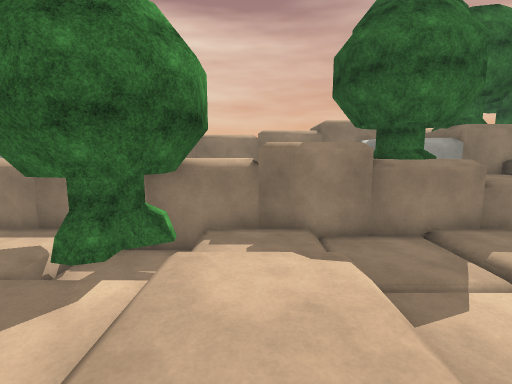
[1] (above)

16 first-person views from a walk through a scene from a Unity 3-D project. The camera is 1.4 m above the floor, tilts 8° down and sees 85° across. The floor is counted in squares, 1 m on a side. Each view is taken from the middle of a square. On the plan, view 1 faces up. The plan holds only what a view shows up to about 14 squares ahead; the rest is blank. The place goes on beyond the plan. Some animated figures are left out. Surface patterns are stand-ins for the level's own textures.

[2]
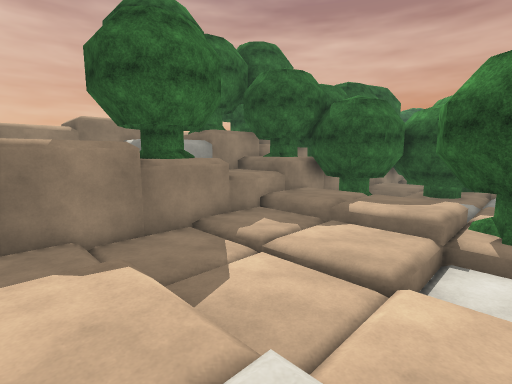

[3]
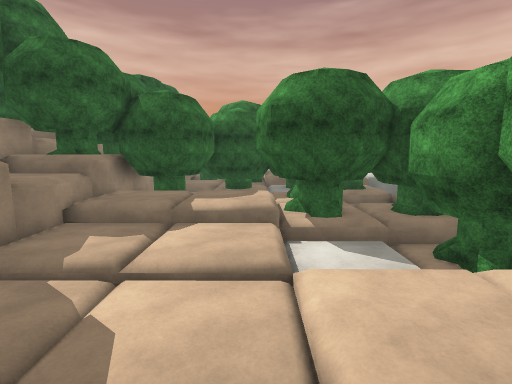

[4]
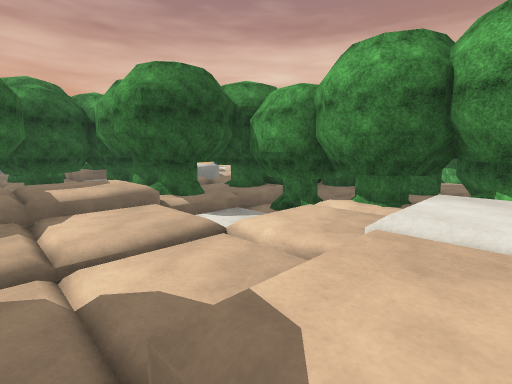

[5]
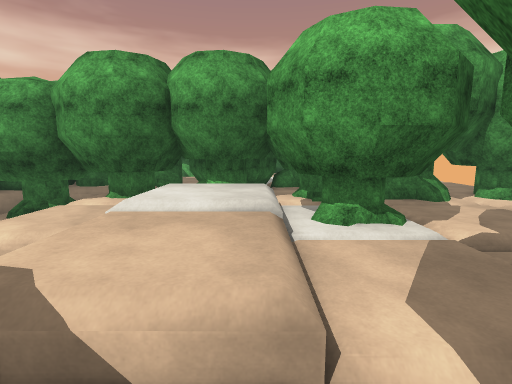

[6]
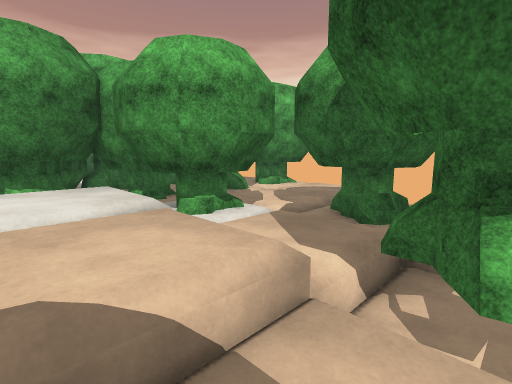

[7]
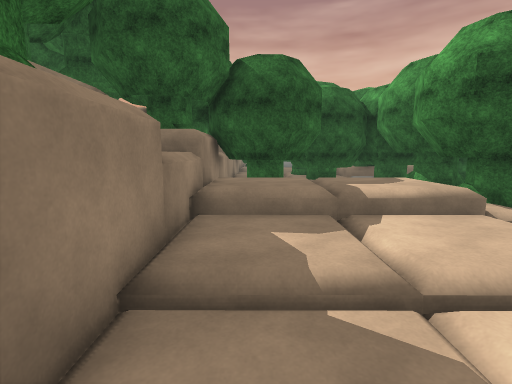

[8]
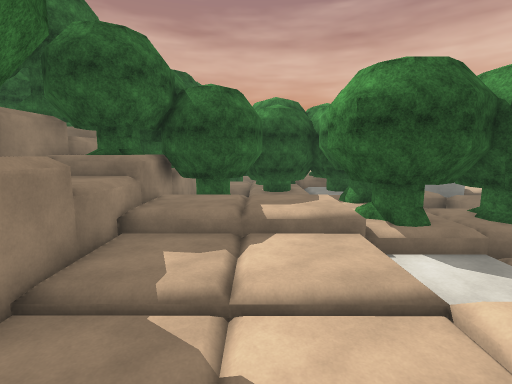

[9]
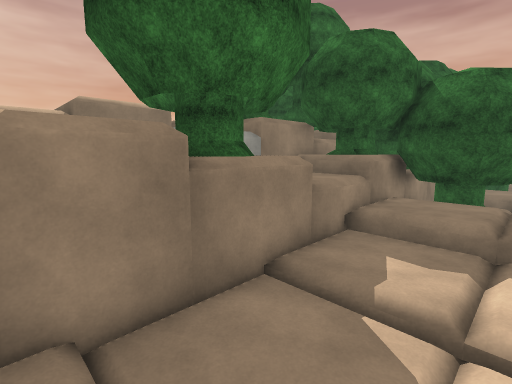

[10]
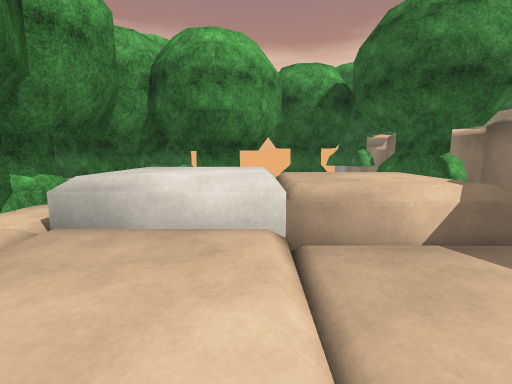

[11]
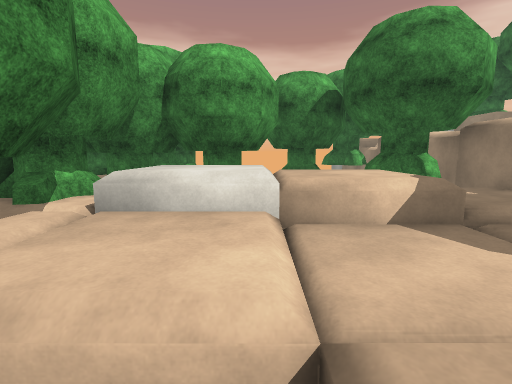

[12]
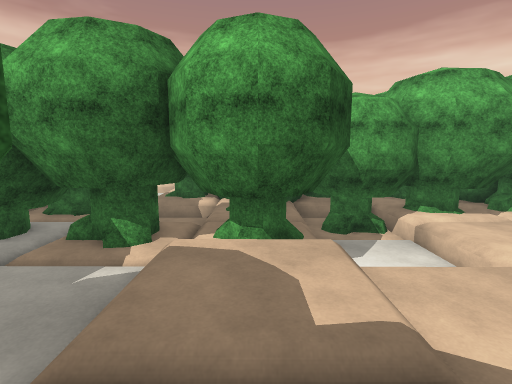

[13]
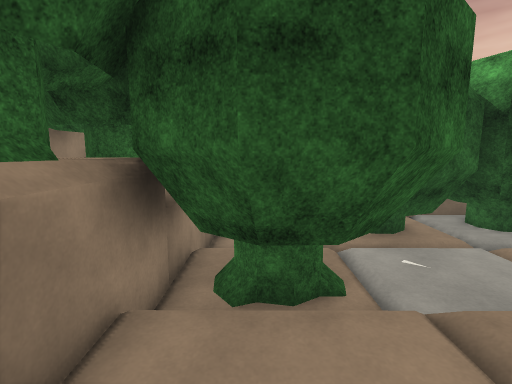

[14]
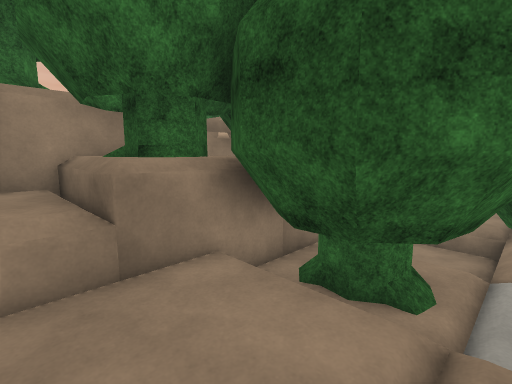

[15]
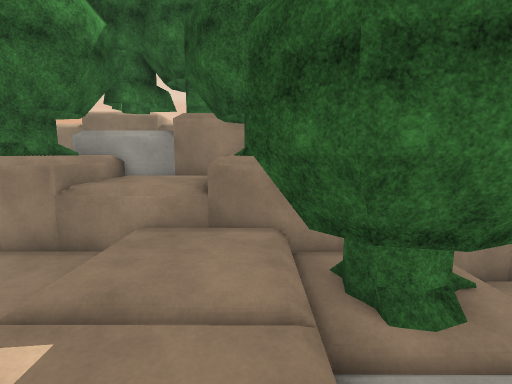

[16]
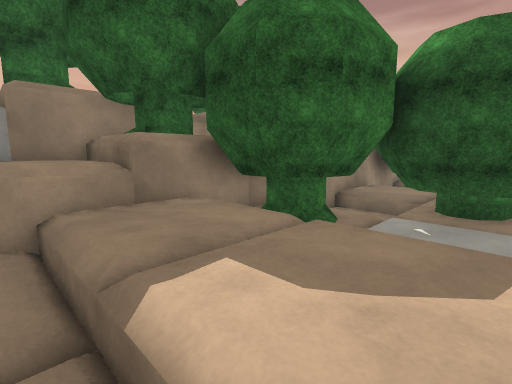

### Floor plan
Key: @ floor where view 1 was taken; # wall or solid block; . main floor; - floor 0.25 m lower than the main floor; : floor 0.5 m higher than the main floor; _ floor 0.5 m lower than the main floor; < floor 0.75 m lower than the main floor; = window, fence, low wall or low ledge; ^ raised ledge; T tree.
Columns run from 7 left of view 1 to 15 right of it. Each row starts with its distance up from view 1.
 10              ^^T^^^^^^^
  9  ^   ^^      T^^^T  T T
  8 ^^^^^^^######^^^^#####^
  7 ###T##...---...:::TTT#=
  6    ##T...---...::T# T
  5    #T<...---...::T##TT
  4 ##T...:::---...:::TTTT
  3 ###...:::---...:::..T#
  2  TT...:::---...:T:..TT
  1  .TTTT:::...___TTTT#TT#
  0    ###T@:...___##TT####
 -1     #T:::...___^####
 -2 ###T##TTTT#T#TT###
 -3  ##T####T#####T##
 -4    T###### #   #

Where each view was taken, in squares from view 1:
view 1: 0 up, 0 right, facing up
view 2: 0 up, 0 right, facing up-right
view 3: 2 up, 0 right, facing right
view 4: 5 up, 0 right, facing down-right
view 5: 6 up, 1 left, facing down
view 6: 6 up, 1 right, facing down-left
view 7: 6 up, 2 right, facing right
view 8: 4 up, 1 right, facing right
view 9: 4 up, 1 right, facing up-right
view 10: 1 up, 5 right, facing left
view 11: 1 up, 6 right, facing left
view 12: 6 up, 9 right, facing down
view 13: 6 up, 8 right, facing right
view 14: 4 up, 8 right, facing up-right
view 15: 2 up, 10 right, facing up
view 16: 2 up, 7 right, facing up-right
